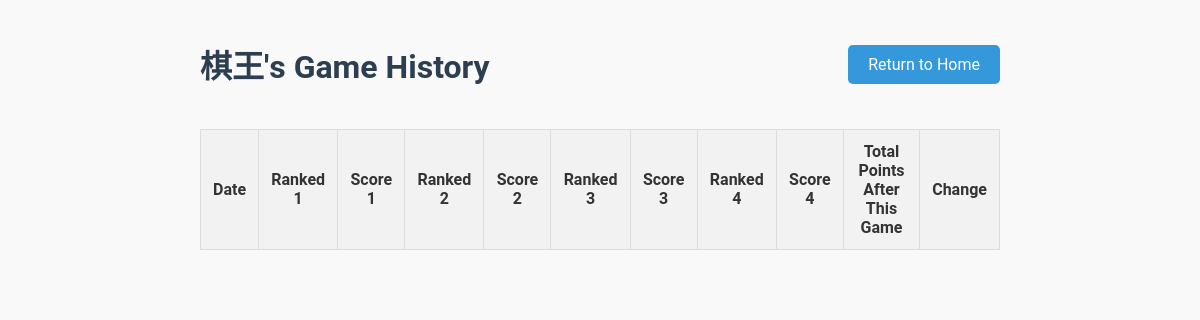
The app's page /player/棋王 (signed in), older data.
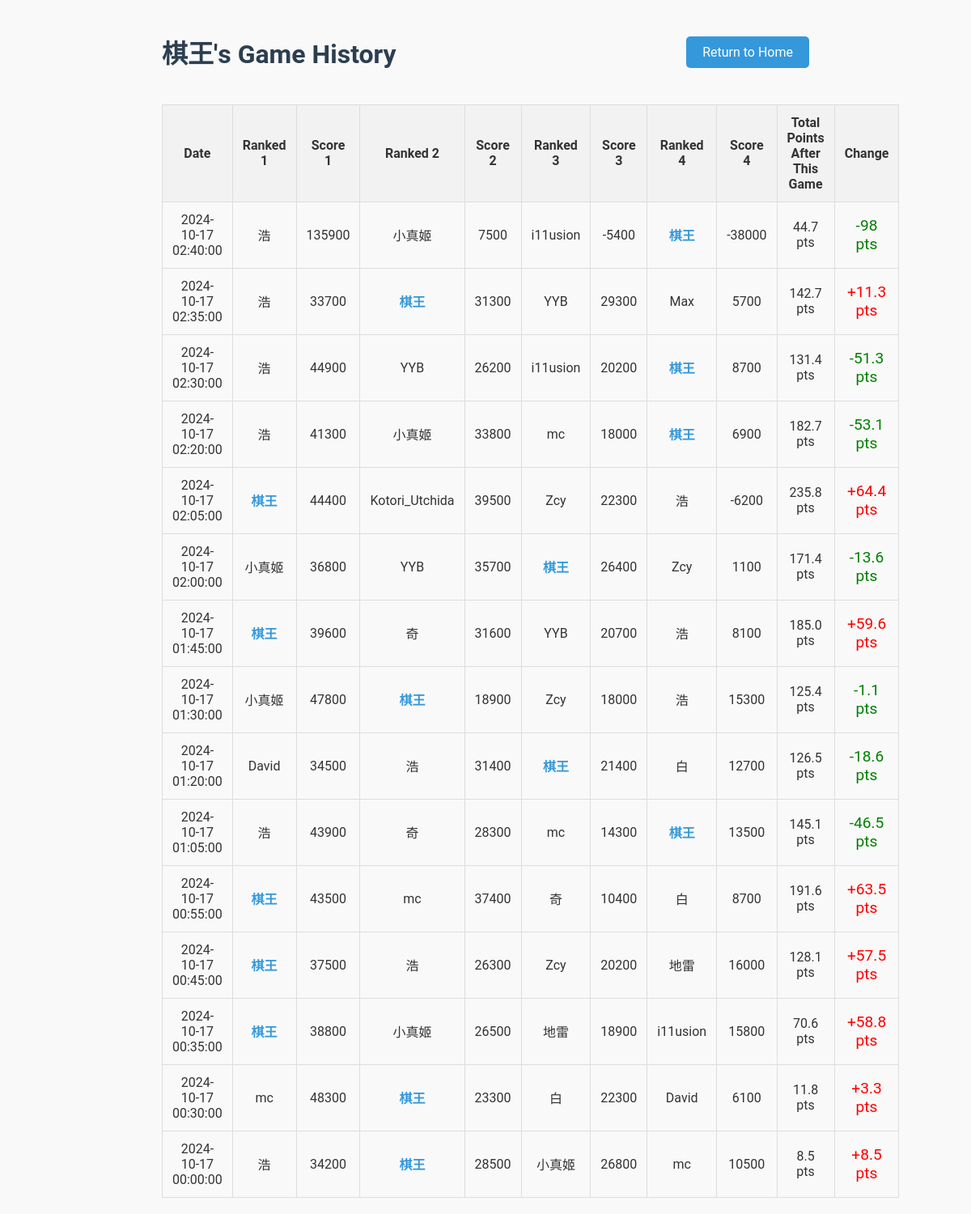
The same page, newer data.
### tables this page shows
CREATE TABLE games (
    game_id INTEGER PRIMARY KEY AUTOINCREMENT,
    player1 TEXT NOT NULL,
    player2 TEXT NOT NULL,
    player3 TEXT NOT NULL,
    player4 TEXT NOT NULL,
    raw_score1 INTEGER NOT NULL,
    raw_score2 INTEGER NOT NULL,
    raw_score3 INTEGER NOT NULL,
    raw_score4 INTEGER NOT NULL,
    final_score1 INTEGER NOT NULL,
    final_score2 INTEGER NOT NULL,
    final_score3 INTEGER NOT NULL,
    final_score4 INTEGER NOT NULL,
    game_date TIMESTAMP DEFAULT CURRENT_TIMESTAMP
, is_fenix BOOLEAN DEFAULT FALSE);

### app.py (the view)
@app.route("/player/<player_name>")
def player_statistics(player_name):
    player_name = unquote(player_name)  # Decode the URL-encoded player name
    conn = get_db_connection()
    cursor = conn.cursor()
    cursor.execute("""
    SELECT game_date, player1, player2, player3, player4,
           raw_score1, raw_score2, raw_score3, raw_score4,
           final_score1, final_score2, final_score3, final_score4
    FROM games
    WHERE ? IN (player1, player2, player3, player4)
    ORDER BY game_date DESC
    """, (player_name,))
    games = cursor.fetchall()
    running_total = 0
    processed_games = []
    for game in reversed(games):
        players_and_scores = [
            (game['player1'], game['raw_score1'], game['final_score1']),
            (game['player2'], game['raw_score2'], game['final_score2']),
            (game['player3'], game['raw_score3'], game['final_score3']),
            (game['player4'], game['raw_score4'], game['final_score4'])
        ]
        players_and_scores.sort(key=lambda x: x[2], reverse=True)  # Sort by final score
        current_game_points = None
        for player, raw_score, final_score in players_and_scores:
            if player == player_name:
                current_game_points = final_score
                break
        previous_total = running_total
        running_total += current_game_points  # Update cumulative points
        processed_games.append({
            'game_date': game['game_date'],
            'players_and_scores': players_and_scores,
            'point_change': round(current_game_points, 1),
            'previous_total': round(previous_total, 1),
            'total_points_after_game': round(running_total, 1)  # Round the running total
        })
    processed_games.reverse()
    conn.close()
    return render_template("player_statistics.html", player_name=player_name, games=processed_games)

### app.py (called while the page is built)
def get_db_connection():
    conn = sqlite3.connect('mahjong.db')
    conn.row_factory = sqlite3.Row  # Return rows as dictionaries
    return conn

### templates/player_statistics.html (shortened to what this page needs)
<!DOCTYPE html>
<html lang="en">
<head>
</head>
<body>
    <div class="container">
        <div class="header-row">
            <h1>{{ player_name }}'s Game History</h1>
            <div class="return-button">
                <a href="{{ url_for('home') }}">Return to Home</a>
            </div>
        </div>
        <table>
            <tr>
                <th>Date</th>
                <th>Ranked 1</th>
                <th>Score 1</th>
                <th>Ranked 2</th>
                <th>Score 2</th>
                <th>Ranked 3</th>
                <th>Score 3</th>
                <th>Ranked 4</th>
                <th>Score 4</th>
                <th>Total Points After This Game</th>
                <th>Change</th>
            </tr>
            {% for game in games %}
            <tr>
                <td>{{ game['game_date'] }}</td>
                {% for player, raw_score, final_score in game['players_and_scores'] %}
                <td class="{% if player == player_name %}player-highlight{% endif %}">
                    {{ player }}
                </td>
                <td>{{ raw_score }}</td>
                {% endfor %}
                <td>{{ '%.1f' % game['total_points_after_game'] }} pts</td>
                <td class="point-change {% if game['point_change'] > 0 %}positive-change{% else %}negative-change{% endif %}">
                    {% if game['point_change'] > 0 %}+{% endif %}{{ game['point_change'] }} pts
                </td>
            </tr>
            {% endfor %}
        </table>
    </div>
</body>
</html>

Row changes from the older to the newer data that the page shows:
added games: game_date "2024-10-17 02:40:00", player3 "浩", raw_score3 "135900", player2 "小真姬", raw_score2 "7500", player1 "i11usion", raw_score1 "-5400", player4 "棋王", raw_score4 "-38000", total_points_after_game "44.7", point_change "-98"
added games: game_date "2024-10-17 02:35:00", player1 "浩", raw_score1 "33700", player4 "棋王", raw_score4 "31300", player2 "YYB", raw_score2 "29300", player3 "Max", raw_score3 "5700", total_points_after_game "142.7", point_change "11.3"
added games: game_date "2024-10-17 02:30:00", player3 "浩", raw_score3 "44900", player1 "YYB", raw_score1 "26200", player4 "i11usion", raw_score4 "20200", player2 "棋王", raw_score2 "8700", total_points_after_game "131.4", point_change "-51.3"
added games: game_date "2024-10-17 02:20:00", player1 "浩", raw_score1 "41300", player3 "小真姬", raw_score3 "33800", player2 "mc", raw_score2 "18000", player4 "棋王", raw_score4 "6900", total_points_after_game "182.7", point_change "-53.1"
added games: game_date "2024-10-17 02:05:00", player3 "棋王", raw_score3 "44400", player4 "Kotori_Utchida", raw_score4 "39500", player2 "Zcy", raw_score2 "22300", player1 "浩", raw_score1 "-6200", total_points_after_game "235.8", point_change "64.4"
added games: game_date "2024-10-17 02:00:00", player2 "小真姬", raw_score2 "36800", player1 "YYB", raw_score1 "35700", player3 "棋王", raw_score3 "26400", player4 "Zcy", raw_score4 "1100", total_points_after_game "171.4", point_change "-13.6"
added games: game_date "2024-10-17 01:45:00", player1 "棋王", raw_score1 "39600", player3 "奇", raw_score3 "31600", player4 "YYB", raw_score4 "20700", player2 "浩", raw_score2 "8100", total_points_after_game "185.0", point_change "59.6"
added games: game_date "2024-10-17 01:30:00", player2 "小真姬", raw_score2 "47800", player3 "棋王", raw_score3 "18900", player4 "Zcy", raw_score4 "18000", player1 "浩", raw_score1 "15300", total_points_after_game "125.4", point_change "-1.1"
added games: game_date "2024-10-17 01:20:00", player4 "David", raw_score4 "34500", player3 "浩", raw_score3 "31400", player2 "棋王", raw_score2 "21400", player1 "白", raw_score1 "12700", total_points_after_game "126.5", point_change "-18.6"
added games: game_date "2024-10-17 01:05:00", player4 "浩", raw_score4 "43900", player2 "奇", raw_score2 "28300", player1 "mc", raw_score1 "14300", player3 "棋王", raw_score3 "13500", total_points_after_game "145.1", point_change "-46.5"
added games: game_date "2024-10-17 00:55:00", player3 "棋王", raw_score3 "43500", player4 "mc", raw_score4 "37400", player1 "奇", raw_score1 "10400", player2 "白", raw_score2 "8700", total_points_after_game "191.6", point_change "63.5"
added games: game_date "2024-10-17 00:45:00", player4 "棋王", raw_score4 "37500", player3 "浩", raw_score3 "26300", player2 "Zcy", raw_score2 "20200", player1 "地雷", raw_score1 "16000", total_points_after_game "128.1", point_change "57.5"
added games: game_date "2024-10-17 00:35:00", player2 "棋王", raw_score2 "38800", player3 "小真姬", raw_score3 "26500", player1 "地雷", raw_score1 "18900", player4 "i11usion", raw_score4 "15800", total_points_after_game "70.6", point_change "58.8"
added games: game_date "2024-10-17 00:30:00", player3 "mc", raw_score3 "48300", player2 "棋王", raw_score2 "23300", player4 "白", raw_score4 "22300", player1 "David", raw_score1 "6100", total_points_after_game "11.8", point_change "3.3"
added games: game_date "2024-10-17 00:00:00", player4 "浩", raw_score4 "34200", player2 "棋王", raw_score2 "28500", player3 "小真姬", raw_score3 "26800", player1 "mc", raw_score1 "10500", final_score2 "8.5", point_change "8.5"
